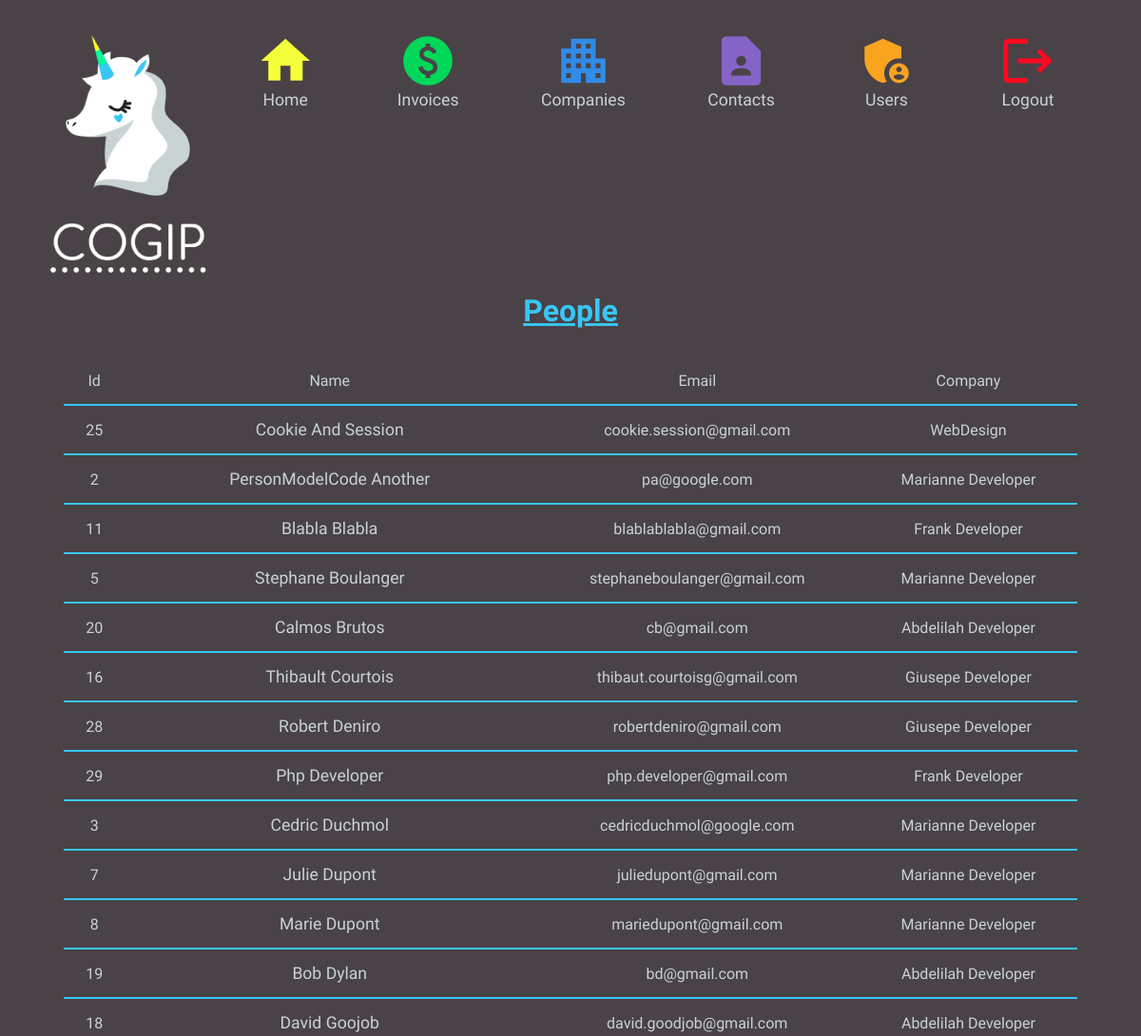
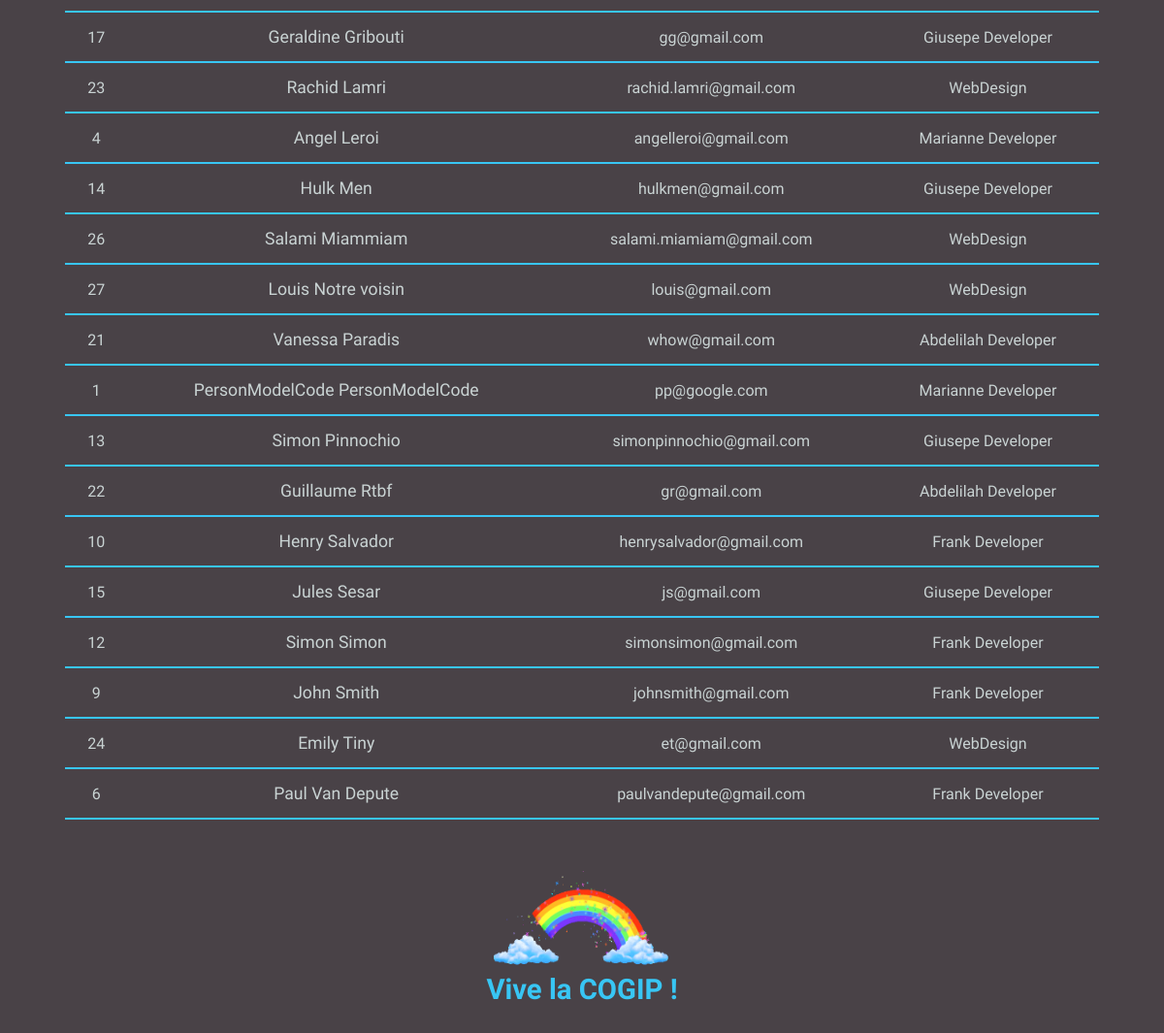
Screenshot of /people with the database file from the repository (2 pictures, top to bottom).
### tables this page shows
CREATE TABLE IF NOT EXISTS `person` (
                                         `id` int(11) UNSIGNED NOT NULL,
                                         `firstname` varchar(45) NOT NULL,
                                         `lastname` varchar(45) NOT NULL,
                                         `email` varchar(45) NOT NULL,
                                         `company_id` int(11) NOT NULL
);

CREATE TABLE IF NOT EXISTS `company` (
                                           `id` int(11) UNSIGNED NOT NULL,
                                           `name` varchar(45) NOT NULL,
                                           `country` varchar(45) NOT NULL,
                                           `vat` varchar(45) NOT NULL,
                                           `type_id` int(11) NOT NULL
);

### controllers/controller.php (called while the page is built, shortened)
<?php
	class Controller
	{
		public function peoplePage()
		{
			$peopleModel = new PeopleModel();
			$peopleView = $peopleModel->getPeople();
			include_once "views/peopleView.php";
		}
	}

### src/Router/Route.php (called while the page is built, shortened)
<?php
	class Route
	{
		private $path;
		private $callable;
		private $matches = [];
		public function __construct($path, $callable) {
			$this->path = trim($path, '/');
			$this->callable = $callable;
		}
		public function match($url){
			$url = trim($url, '/');
			$path = preg_replace_callback('#:([\w]+)#', [$this, 'paramMatch'], $this->path);
			$regex = "#^$path$#i";
			if(!preg_match($regex, $url, $matches)) {
				return false;
			}
			array_shift($matches);
			$this->matches = $matches;
			return true;
		}
		public function call() {
			if(is_string($this->callable)) {
				$params = explode('#', $this->callable);
				$controller = new $controller();
				return call_user_func_array([$controller, $params[1]], $this->matches);
			} else {
				return call_user_func_array($this->callable, $this->matches);
			}
		}
	}

### src/Router/Router.php (called while the page is built, shortened)
<?php
	require_once 'Route.php';
	class Router
	{
		private $url;
		private $routes = [];
		public function __construct($url) {
			$this->url = $url;
		}
		private function add($path, $callable, $name, $method) {
			$route = new Route($path, $callable);
			$this->routes[$method][] = $route;
			return $route;
		}
		public function run() {
			foreach ($this->routes[$_SERVER['REQUEST_METHOD']] as $route) {
				if($route->match($this->url)) {
					return $route->call();
				}
			}
			throw new RouterException('No matching routes');
		}
	}

### index.php (called while the page is built)
<?php
	require_once 'src/Router/Router.php';
	require_once "controllers/controller.php";
	$router = new Router($_GET['url']);
	$router->get('/', "Controller#dashboard");
	$router->get('/dashboard', "Controller#dashboard");
	$router->get('/logout', "Controller#logout");
	$router->get('/create-person', "Controller#addNewPerson");
	$router->post('/create-person', "Controller#addNewPerson");
	$router->get('/create-invoice', "Controller#addNewInvoice");
	$router->post('/create-invoice', "Controller#addNewInvoice");
	$router->get('/create-company', "Controller#addNewCompany");
	$router->post('/create-company', "Controller#addNewCompany");
	$router->get('/edit_company/:id', "Controller#editCompany")->with('id', '[0-9]+');
	$router->post('/edit_company/:id', "Controller#editCompany")->with('id', '[0-9]+');
	$router->get('/delete_company/:id', "Controller#deleteCompany")->with('id', '[0-9]+');
	$router->post('/delete_company/:id', "Controller#deleteCompany")->with('id', '[0-9]+');
	$router->get('/edit_contact/:id', "Controller#editContact")->with('id', '[0-9]+');
	$router->post('/edit_contact/:id', "Controller#editContact")->with('id', '[0-9]+');
	$router->get('/delete_contact/:id', "Controller#deleteContact")->with('id', '[0-9]+');
	$router->post('/delete_contact/:id', "Controller#deleteContact")->with('id', '[0-9]+');
	$router->get('/companies', "Controller#companyPage");
	$router->get('/companyDetail/:id', "Controller#companyDetailPage")->with('id', '[0-9]+');
	$router->get('/clients', "Controller#clientsPage");
	$router->get('/clientsDetail/:id', "Controller#clientsDetailPage")->with('id', '[0-9]+');
	$router->get('/providers', "Controller#providersPage");
	$router->get('/providersDetail/:id', "Controller#providersDetailPage")->with('id', '[0-9]+');
	$router->get('/people', "Controller#peoplePage");
	$router->get('/peopleDetail/:id', "Controller#peopleDetailPage")->with('id', '[0-9]+');
    $router->get('/login', function() { $controller = new Controller(); $controller->login(); });
    $router->post('/login', function() { include_once "models/Auth/login.php"; });
    $router->get('/users', function() { $controller = new Controller(); $controller->users(); });
    $router->get('/newUser', function() { $controller = new Controller(); $controller->newUser(); });
    $router->post('/newUser', function() { $controller = new Controller(); $controller->newUser(); });
    $router->get('/confirmDelete', function() { $controller = new Controller(); $controller->confirmDeleteUser(); });
    $router->get('/deleteUser', function() { $controller = new Controller(); $controller->deleteUser(); });
    $router->get('/updateUser', function() { $controller = new Controller(); $controller->updateUser(); });
    $router->post('/updateUser', function() { $controller = new Controller(); $controller->updateUser(); });
    $router->get('/invoice', function() { $controller = new Controller(); $controller->invoicesList(); });
    $router->get('/editInvoice', function() { $controller = new Controller(); $controller->editInvoice(); });
    $router->post('/editInvoice', function() { $controller = new Controller(); $controller->editInvoice(); });
    $router->get('/confirmDeleteInvoice', function() { $controller = new Controller(); $controller->confirmDeleteInvoice(); });
    $router->get('/deleteInvoice', function() { $controller = new Controller(); $controller->deleteInvoice(); });
	try {
		$router->run();
	} catch (RouterException $e) {
	    echo $e->getMessage();
	}

### src/Config/Database.php (called while the page is built)
<?php
	class Database
	{
		private $host = 'localhost';
		private $dbname = 'accounting_cogip';
		private $login = 'root';
		private $password = 'root';
		function connect() {
			try {
				$dsn = "mysql:host={$this->host};dbname={$this->dbname};charset=utf8";
				$login = $this->login;
				$password = $this->password;
				$db = new PDO($dsn, $login, $password);
				$db->setAttribute(PDO::ATTR_ERRMODE, PDO::ERRMODE_EXCEPTION);
			}
			catch(Exception $e) {
				die("Error : " . $e->getMessage());
			}
			finally {
				return ($db);
			}
		}
	}

### models/PeopleModel.php (called while the page is built, shortened)
<?php
include_once "src/Config/Database.php";
	class PeopleModel
	{
		protected $pdo;
        protected $peopleView;
		public function __construct() {
			$this->db = new Database();
			$this->pdo = $this->db->connect();
		}
        private function selectPeople(){
            $sql = "SELECT person.id, person.firstname, person.lastname, person.email, company.name FROM person INNER JOIN company ON person.company_id = company.id ORDER BY person.lastname ASC";			;
            $stmt = $this->pdo->prepare($sql);
			$stmt->execute();
			$peopleView = $stmt->fetchAll();
            $this->peopleView = $peopleView;
        }
		public function getPeople()
		{
            $this->selectPeople();
            return $this->peopleView;
		}
	}

### views/peopleView.php (the view)
<?php require 'views/parts/header.php'; ?>
<h1> People </h1>
<table>
    <tr>
        <td>Id</td>
        <td>Name</td>
        <td>Email</td>
        <td>Company</td>
    </tr>
    <?php
        include_once "models/PeopleModel.php";
        require_once "controllers/controller.php";
        foreach($peopleView as $person) {
            echo "<tr>"
                ."<td>" .$person["id"] ."</td>"
                ."<td><a href='peopleDetail/" .$person["id"] ."'>" .$person["firstname"] .' '.$person["lastname"] ."</a>"."</td>"
                ."<td>" .$person["email"] ."</td>"
                ."<td>" .$person["name"] ."</td>"
                ."</tr>";
        }
    ?>
</table>
<?php require 'views/parts/footer.php'; ?>

### assets/css/style.css (style rules this page uses)
h1,h2 { color: #38c6f4 ; font-family: 'Dosis', sans-serif; text-decoration-line: underline; text-align: center; text-decoration: underline; margin-bottom: 30px; margin-top: 20px; }
html, body { padding-bottom: 1rem; font-family: 'Dosis', sans-serif !important; background-color: #494247 !important; }
a:link, a:hover, a:visited { text-decoration: none; font-size: 110%; display: inline-flex; color: #c9d3d3 ; }
table { border-collapse: collapse; border-spacing: 0; text-align: center; margin: auto; width: 90%; }
table, td, th { color:#c9d3d3 ; }
td,th { padding: 15px; border-bottom: 2px solid #38c6f4; text-align: center; color: #c9d3d3 ; }

### rows the page displays
person: id "25", firstname "Cookie", lastname "And Session", email "cookie.session@gmail.com", company.name "WebDesign"
person: id "2", firstname "PersonModelCode", lastname "Another", email "pa@google.com", company.name "Marianne Developer"
person: id "11", firstname "Blabla", lastname "Blabla", email "blablablabla@gmail.com", company.name "Frank Developer"
person: id "5", firstname "Stephane", lastname "Boulanger", email "stephaneboulanger@gmail.com", company.name "Marianne Developer"
person: id "20", firstname "Calmos", lastname "Brutos", email "cb@gmail.com", company.name "Abdelilah Developer"
person: id "16", firstname "Thibault", lastname "Courtois", email "thibaut.courtoisg@gmail.com", company.name "Giusepe Developer"
person: id "28", firstname "Robert", lastname "Deniro", email "robertdeniro@gmail.com", company.name "Giusepe Developer"
person: id "29", firstname "Php", lastname "Developer", email "php.developer@gmail.com", company.name "Frank Developer"
person: id "3", firstname "Cedric", lastname "Duchmol", email "cedricduchmol@google.com", company.name "Marianne Developer"
person: id "7", firstname "Julie", lastname "Dupont", email "juliedupont@gmail.com", company.name "Marianne Developer"
person: id "8", firstname "Marie", lastname "Dupont", email "mariedupont@gmail.com", company.name "Marianne Developer"
person: id "19", firstname "Bob", lastname "Dylan", email "bd@gmail.com", company.name "Abdelilah Developer"
person: id "18", firstname "David", lastname "Goojob", email "david.goodjob@gmail.com", company.name "Abdelilah Developer"
person: id "17", firstname "Geraldine", lastname "Gribouti", email "gg@gmail.com", company.name "Giusepe Developer"
person: id "23", firstname "Rachid", lastname "Lamri", email "rachid.lamri@gmail.com", company.name "WebDesign"
person: id "4", firstname "Angel", lastname "Leroi", email "angelleroi@gmail.com", company.name "Marianne Developer"
person: id "14", firstname "Hulk", lastname "Men", email "hulkmen@gmail.com", company.name "Giusepe Developer"
person: id "26", firstname "Salami", lastname "Miammiam", email "salami.miamiam@gmail.com", company.name "WebDesign"
person: id "27", firstname "Louis", lastname "Notre voisin", email "louis@gmail.com", company.name "WebDesign"
person: id "21", firstname "Vanessa", lastname "Paradis", email "whow@gmail.com", company.name "Abdelilah Developer"
person: id "1", firstname "PersonModelCode", lastname "PersonModelCode", email "pp@google.com", company.name "Marianne Developer"
person: id "13", firstname "Simon", lastname "Pinnochio", email "simonpinnochio@gmail.com", company.name "Giusepe Developer"
person: id "22", firstname "Guillaume", lastname "Rtbf", email "gr@gmail.com", company.name "Abdelilah Developer"
person: id "10", firstname "Henry", lastname "Salvador", email "henrysalvador@gmail.com", company.name "Frank Developer"
person: id "15", firstname "Jules", lastname "Sesar", email "js@gmail.com", company.name "Giusepe Developer"
person: id "12", firstname "Simon", lastname "Simon", email "simonsimon@gmail.com", company.name "Frank Developer"
person: id "9", firstname "John", lastname "Smith", email "johnsmith@gmail.com", company.name "Frank Developer"
person: id "24", firstname "Emily", lastname "Tiny", email "et@gmail.com", company.name "WebDesign"
person: id "6", firstname "Paul", lastname "Van Depute", email "paulvandepute@gmail.com", company.name "Frank Developer"
